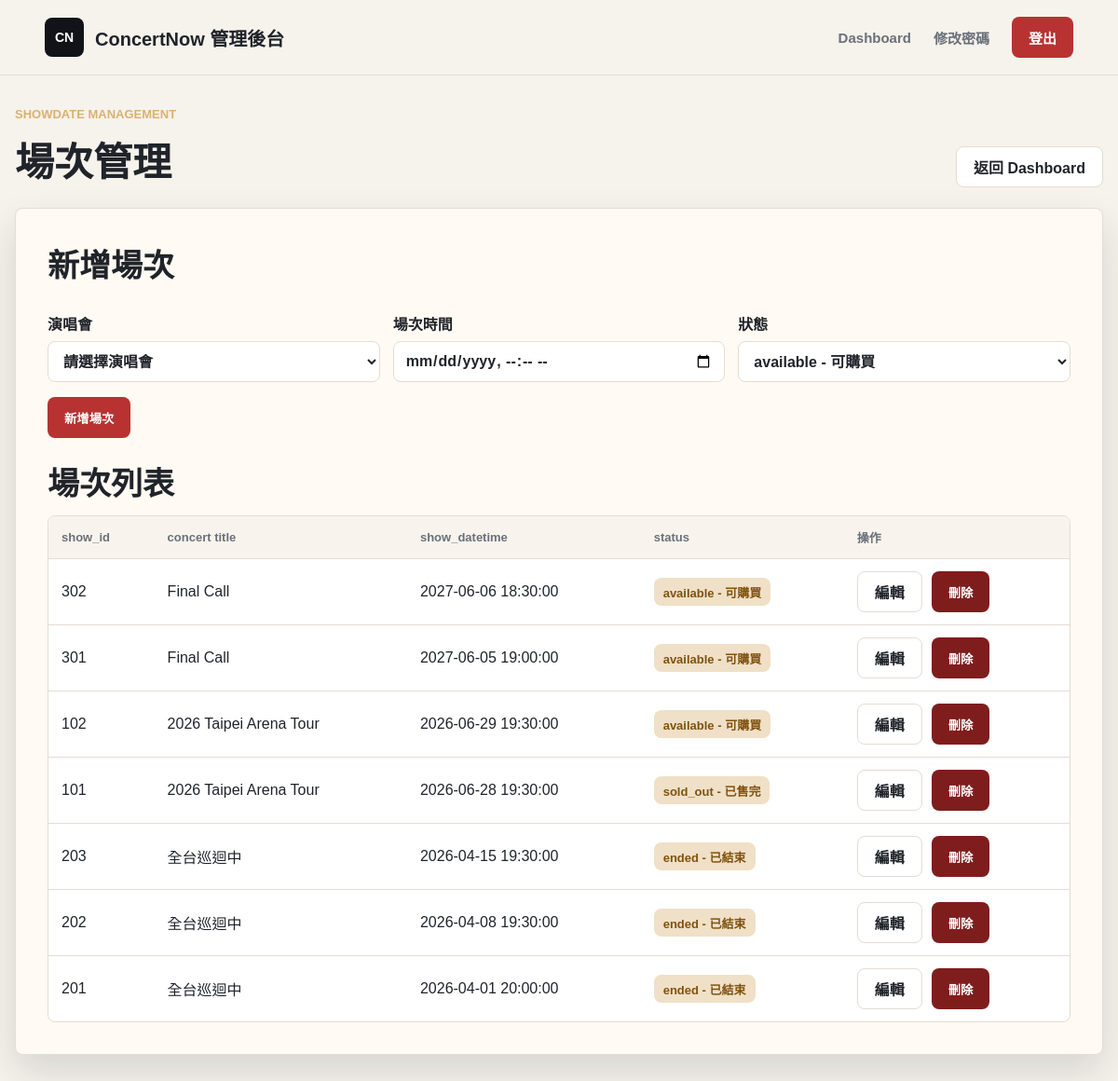
The app's page /manager/shows.php (signed in), older data.
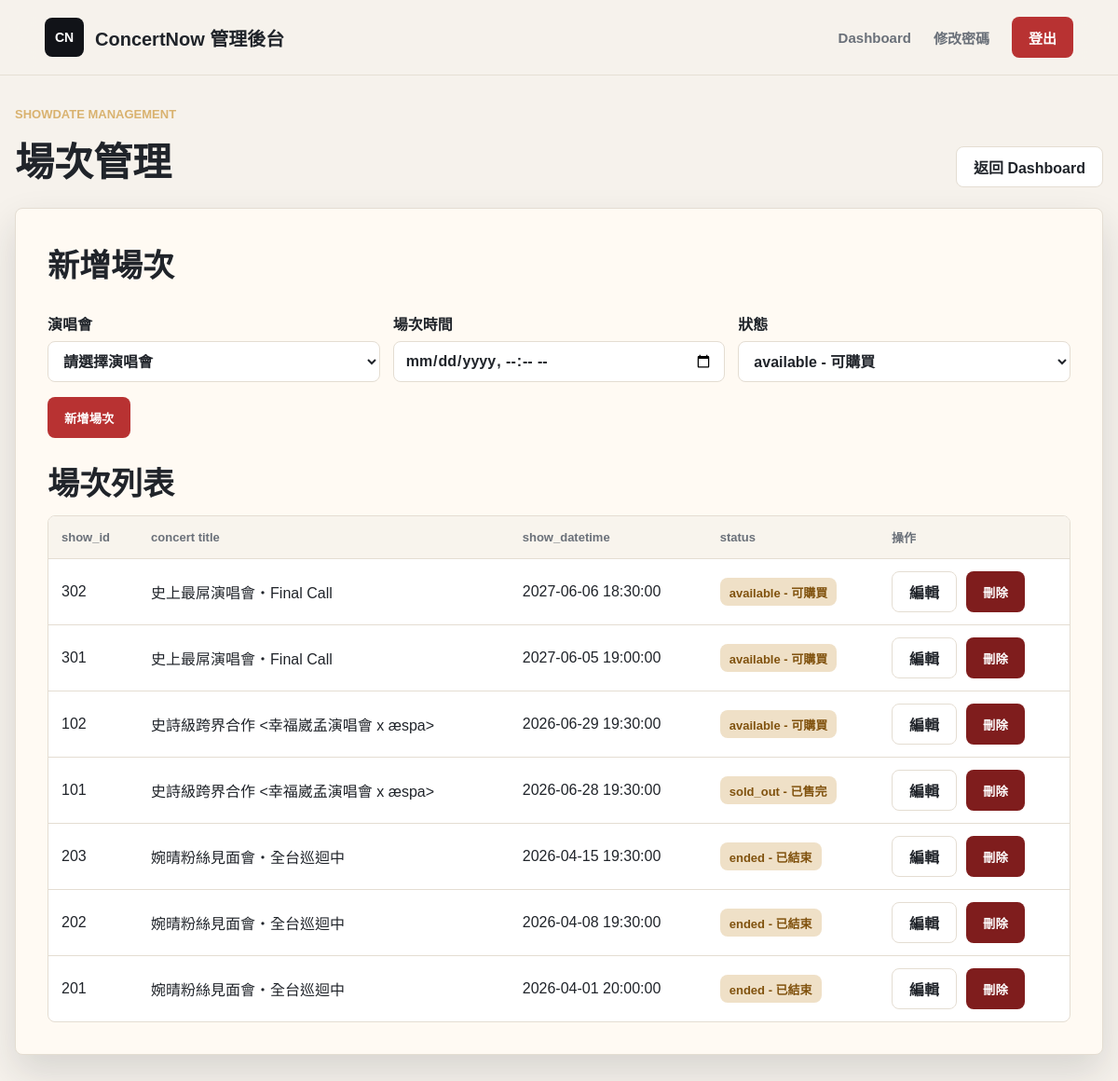
The same page, newer data.
### tables this page shows
CREATE TABLE ShowDate (
    show_id INT AUTO_INCREMENT PRIMARY KEY,
    concert_id INT NOT NULL,                          
    show_datetime DATETIME NOT NULL,                  
    status VARCHAR(50) DEFAULT 'available',           
    FOREIGN KEY (concert_id) REFERENCES Concert(concert_id) ON DELETE CASCADE
);

CREATE TABLE Concert (
    concert_id INT AUTO_INCREMENT PRIMARY KEY,
    artist VARCHAR(100) NOT NULL,                     
    title VARCHAR(255) NOT NULL,                      
    venue VARCHAR(100) NOT NULL,                      
    concert_address VARCHAR(255) NOT NULL,                    
    image VARCHAR(255),                               
    sale_start DATETIME NOT NULL,                     
    sale_end DATETIME NOT NULL,                       
    description TEXT,                                 
    notice TEXT,                                      
    created_at TIMESTAMP DEFAULT CURRENT_TIMESTAMP
);

### includes/manager_auth.php (called while the page is built, shortened)
<?php
function h($value)
{
    return htmlspecialchars((string) $value, ENT_QUOTES, 'UTF-8');
}

### manager/shows.php (the view, shortened to what the changed rows need)
<?php
require_once __DIR__ . '/../includes/manager_auth.php';
require_once __DIR__ . '/../includes/db_config.php';
$statusLabels = [
    'available' => '可購買',
    'sold_out' => '已售完',
    'ended' => '已結束',
];
$errors = [];
$shows = [];
$editShow = null;
$dbReady = $pdo instanceof PDO;
if ($dbReady) {
    try {
        $stmt = $pdo->query(
            'SELECT s.show_id, s.concert_id, s.show_datetime, s.status, c.title AS concert_title
             FROM ShowDate s
             INNER JOIN Concert c ON c.concert_id = s.concert_id
             ORDER BY s.show_datetime DESC, s.show_id DESC'
        );
        $shows = $stmt->fetchAll();
    } catch (PDOException $exception) {
        error_log('Fetch shows failed: ' . $exception->getMessage());
        $errors[] = '讀取場次列表失敗，請稍後再試。';
    }
}
$isEditing = is_array($editShow);
$formTitle = $isEditing ? '編輯場次' : '新增場次';
?>
<!doctype html>
<html lang="zh-Hant">
<head>
    <link rel="stylesheet" href="../assets/css/style.css">
</head>
<body>
    <main class="concert-section manager-shows">
        <div class="section-title">
            <div>
                <h2>場次管理</h2>
            </div>
        </div>
        <section class="placeholder-card shows-panel">
            <div class="shows-layout">
                <form class="shows-form" method="post" action="/concert_system/manager/shows.php">
                    <h1><?= h($formTitle) ?></h1>
                </form>
                <div>
                    <h1>場次列表</h1>
                    <div class="table-wrap">
                        <?php if ($shows): ?>
                            <table class="shows-table">
                                <thead>
                                    <tr>
                                        <th>show_id</th>
                                        <th>concert title</th>
                                        <th>show_datetime</th>
                                        <th>status</th>
                                        <th>操作</th>
                                    </tr>
                                </thead>
                                <tbody>
                                    <?php foreach ($shows as $show): ?>
                                        <tr>
                                            <td><?= h($show['show_id']) ?></td>
                                            <td><?= h($show['concert_title']) ?></td>
                                            <td><?= h($show['show_datetime']) ?></td>
                                            <td>
                                                <span class="status-pill">
                                                    <?= h($show['status']) ?> - <?= h($statusLabels[$show['status']] ?? $show['status']) ?>
                                                </span>
                                            </td>
                                            <td>
                                                <div class="table-actions">
                                                    <a class="secondary-action" href="/concert_system/manager/shows.php?edit_id=<?= h($show['show_id']) ?>">編輯</a>
                                                    <form method="post" action="/concert_system/manager/shows.php" onsubmit="return confirm('確定要刪除此場次嗎？');">
                                                        <button class="danger-action" type="submit">刪除</button>
                                                    </form>
                                                </div>
                                            </td>
                                        </tr>
                                    <?php endforeach; ?>
                                </tbody>
                            </table>
                        <?php else: ?>
                            <div class="empty-row">目前沒有場次資料。</div>
                        <?php endif; ?>
                    </div>
                </div>
            </div>
        </section>
    </main>
</body>
</html>

Row changes from the older to the newer data that the page shows:
changed through a linked row, showdate id 302: concert.title "Final Call" → "史上最屌演唱會・Final Call"
changed through a linked row, showdate id 301: concert.title "Final Call" → "史上最屌演唱會・Final Call"
changed through a linked row, showdate id 102: concert.title "2026 Taipei Arena Tour" → "史詩級跨界合作 <幸福崴孟演唱會 x æspa>"
changed through a linked row, showdate "sold_out": concert.title "2026 Taipei Arena Tour" → "史詩級跨界合作 <幸福崴孟演唱會 x æspa>"
changed through a linked row, showdate id 203: concert.title "全台巡迴中" → "婉晴粉絲見面會・全台巡迴中"
changed through a linked row, showdate id 202: concert.title "全台巡迴中" → "婉晴粉絲見面會・全台巡迴中"
changed through a linked row, showdate id 201: concert.title "全台巡迴中" → "婉晴粉絲見面會・全台巡迴中"
